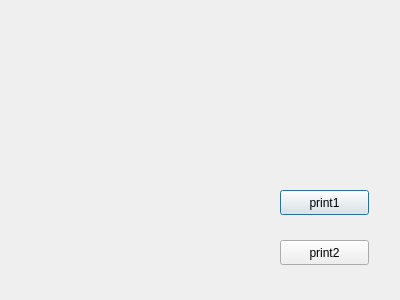
<?xml version="1.0" encoding="UTF-8"?>
<ui version="4.0">
 <class>Dialog</class>
 <widget class="QDialog" name="Dialog">
  <property name="geometry">
   <rect>
    <x>0</x>
    <y>0</y>
    <width>400</width>
    <height>300</height>
   </rect>
  </property>
  <property name="windowTitle">
   <string>Dialog</string>
  </property>
  <widget class="QPushButton" name="pushButton">
   <property name="geometry">
    <rect>
     <x>280</x>
     <y>190</y>
     <width>89</width>
     <height>25</height>
    </rect>
   </property>
   <property name="text">
    <string>print1</string>
   </property>
  </widget>
  <widget class="QPushButton" name="pushButton_2">
   <property name="geometry">
    <rect>
     <x>280</x>
     <y>240</y>
     <width>89</width>
     <height>25</height>
    </rect>
   </property>
   <property name="text">
    <string>print2</string>
   </property>
  </widget>
 </widget>
 <layoutdefault spacing="6" margin="11"/>
 <resources/>
 <connections/>
</ui>
